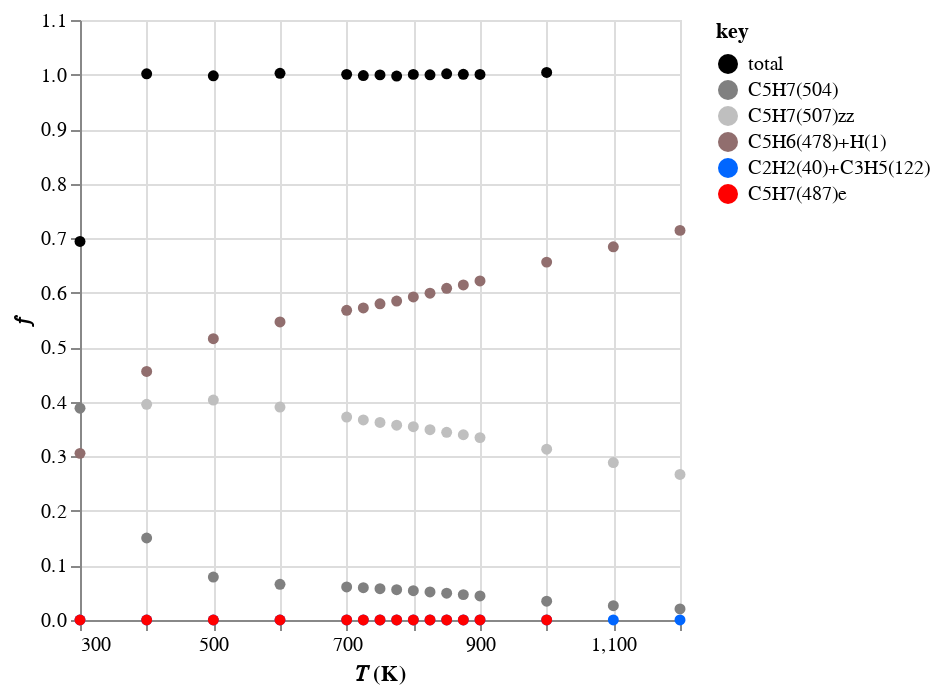
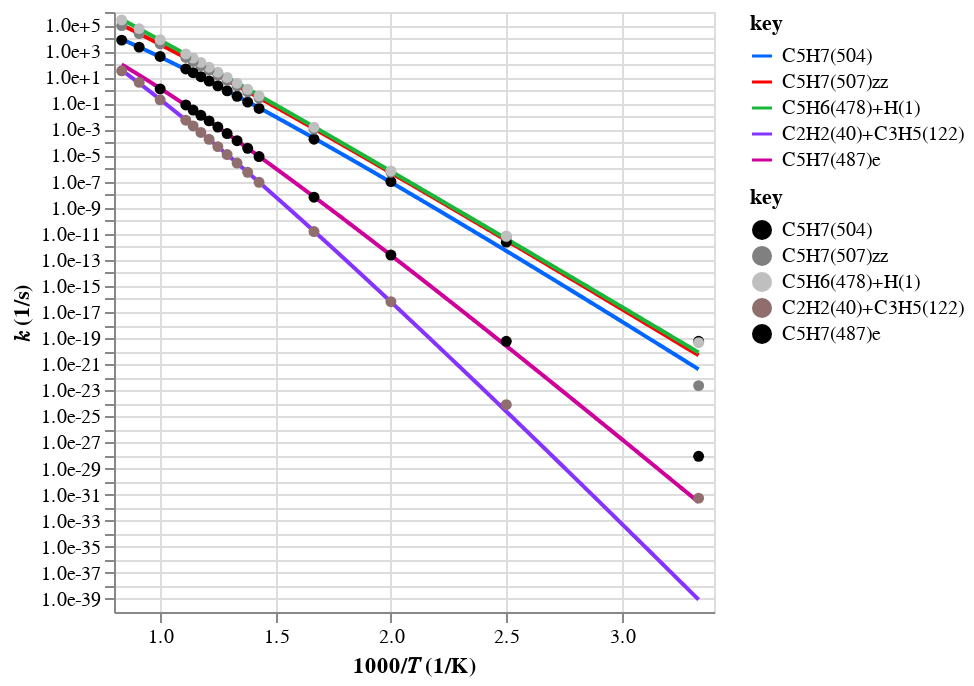
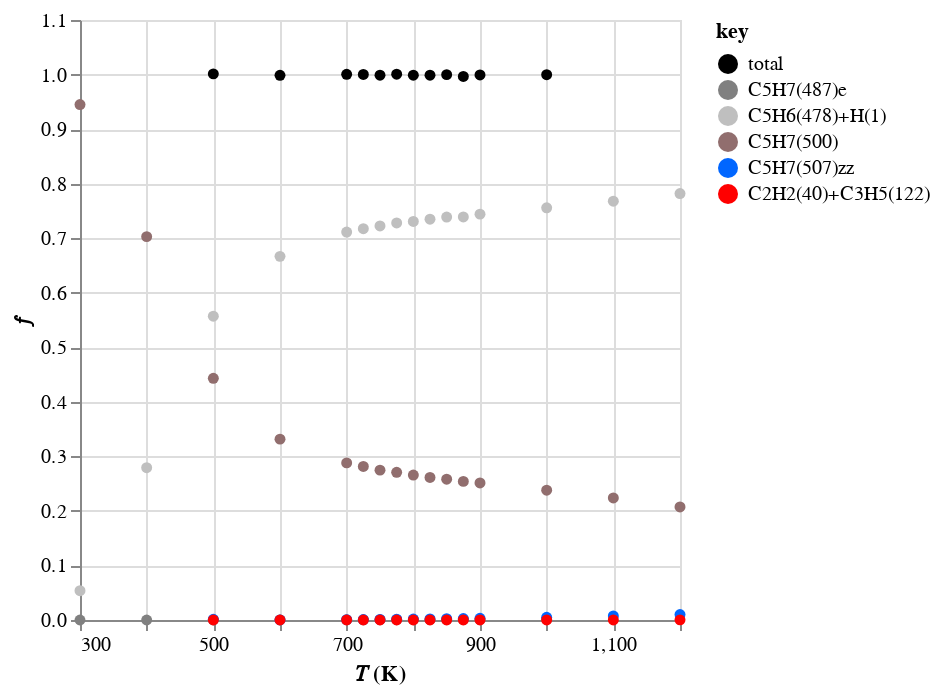
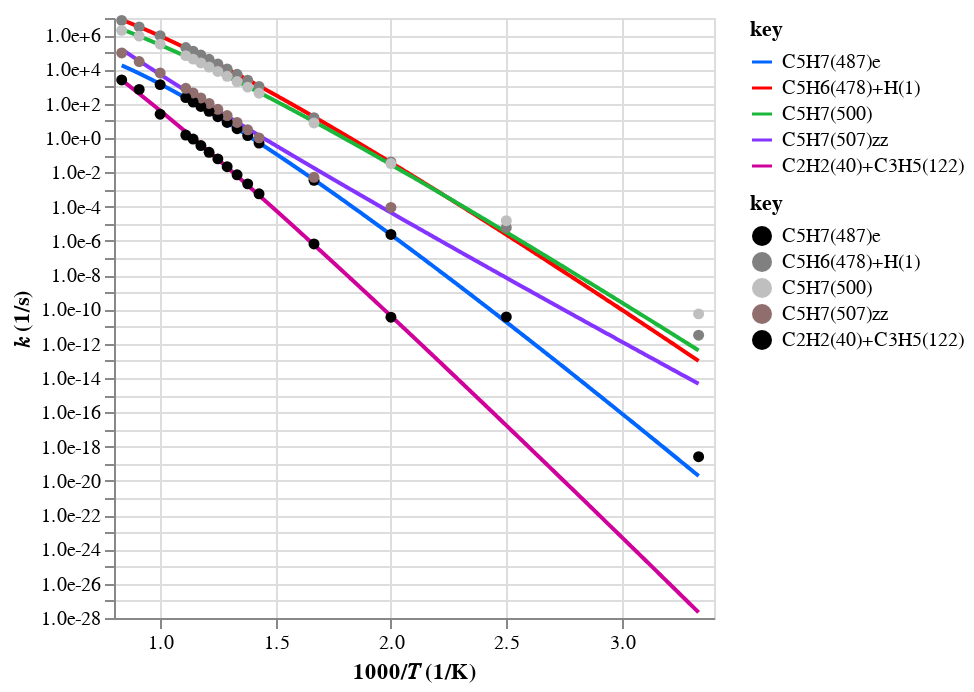

The notebook cell saved with these charts, in order:
### Code cell
from pathlib import Path

import automech as am
import polars as pl
from project_utilities import p_

T_range = (300, 1200)
open_browser = False
tag = "Z_mess_v0"
root_path = Path("..")

stoich = "C5H7"
reactants_list = [["C5H7(500)"], ["C5H7(504)"]]
# stoich = "C5H7O2"
# reactants_list = [["S(602)"], ["S(1206)r0"], ["S(1210)r0"], ["S(1209)r0"]]
# stoich = "C5H9"
# reactants_list = [["C5H9(553)"]]
# stoich = "C5H9O"
# reactants_list = [["C5H8(522)", "OH(4)"], ["C5H9O(852)r0"]]
# stoich = "C5H9O2"
# reactants_list = [["S(719)"], ["S(722)r0"], ["S(725)r0"], ["C5H8(522)", "HO2(8)"]]
# stoich = "C5H11O"
# reactants_list = [["CPT(563)", "OH(4)"]]
# stoich = "C5H11O2"
# reactants_list = [["CPT(563)", "HO2(8)"]]

calc_mech_json = p_.calculated_pes_mechanism(
    tag, stoich, "json", path=p_.data(root_path)
)
calc_mech = am.io.read(calc_mech_json)

if open_browser:
    disp_mech = calc_mech.model_copy(deep=True)
    disp_mech.reactions = disp_mech.reactions.filter(~pl.col("well_skipping"))
    am.display(disp_mech)

am.display_branching_fractions(
    calc_mech, T_range=T_range, P=1., reactants_list=reactants_list
)

### Figure 1 — Vega-Lite specification as saved in the notebook (floating-point values rounded to 4 significant figures)
{"config": {"view": {"continuousWidth": 300, "continuousHeight": 300}}, "data": {"name": "data-d4502fc543040b6926ea180d41ab7179"}, "mark": {"type": "point", "filled": true, "opacity": 1}, "encoding": {"color": {"field": "key", "scale": {"domain": ["total", "C5H7(504)", "C5H7(507)zz", "C5H6(478)+H(1)", "C2H2(40)+C3H5(122)", "C5H7(487)e"], "range": ["#000000", "#808080ff", "#bfbfbfff", "#916e6e", "#0066ff", "#ff0000"]}, "type": "nominal"}, "x": {"field": "x", "scale": {"zero": false}, "title": "𝑇 (K)", "type": "quantitative"}, "y": {"field": "value", "title": "𝑓", "type": "quantitative"}}, "transform": [{"fold": ["total", "C5H7(504)", "C5H7(507)zz", "C5H6(478)+H(1)", "C2H2(40)+C3H5(122)", "C5H7(487)e"]}], "$schema": "https://vega.github.io/schema/vega-lite/v5.20.1.json", "datasets": {"data-d4502fc543040b6926ea180d41ab7179": [{"x": 300.0, "total": 0.6939, "C5H7(504)": 0.3883, "C5H7(507)zz": 0.0001566, "C5H6(478)+H(1)": 0.3055, "C2H2(40)+C3H5(122)": 3.703e-13, "C5H7(487)e": 5.917e-10}, {"x": 400.0, "total": 1.001, "C5H7(504)": 0.1503, "C5H7(507)zz": 0.3954, "C5H6(478)+H(1)": 0.4556, "C2H2(40)+C3H5(122)": 5.212e-14, "C5H7(487)e": 3.742e-09}, {"x": 500.0, "total": 0.9976, "C5H7(504)": 0.07874, "C5H7(507)zz": 0.4031, "C5H6(478)+H(1)": 0.5157, "C2H2(40)+C3H5(122)": 4.858e-11, "C5H7(487)e": 1.843e-07}, {"x": 600.0, "total": 1.002, "C5H7(504)": 0.06543, "C5H7(507)zz": 0.3903, "C5H6(478)+H(1)": 0.5465, "C2H2(40)+C3H5(122)": 5.502e-09, "C5H7(487)e": 2.357e-06}, {"x": 700.0, "total": 1.0, "C5H7(504)": 0.06054, "C5H7(507)zz": 0.372, "C5H6(478)+H(1)": 0.5678, "C2H2(40)+C3H5(122)": 1.322e-07, "C5H7(487)e": 1.244e-05}, {"x": 725.0, "total": 0.9981, "C5H7(504)": 0.05913, "C5H7(507)zz": 0.3668, "C5H6(478)+H(1)": 0.5721, "C2H2(40)+C3H5(122)": 2.462e-07, "C5H7(487)e": 1.707e-05}, {"x": 750.0, "total": 0.9994, "C5H7(504)": 0.05748, "C5H7(507)zz": 0.3621, "C5H6(478)+H(1)": 0.5797, "C2H2(40)+C3H5(122)": 4.336e-07, "C5H7(487)e": 2.276e-05}, {"x": 775.0, "total": 0.9973, "C5H7(504)": 0.05552, "C5H7(507)zz": 0.3571, "C5H6(478)+H(1)": 0.5847, "C2H2(40)+C3H5(122)": 7.239e-07, "C5H7(487)e": 2.933e-05}, {"x": 800.0, "total": 1.0, "C5H7(504)": 0.05364, "C5H7(507)zz": 0.3544, "C5H6(478)+H(1)": 0.5922, "C2H2(40)+C3H5(122)": 1.163e-06, "C5H7(487)e": 3.689e-05}, {"x": 825.0, "total": 0.9995, "C5H7(504)": 0.05137, "C5H7(507)zz": 0.3489, "C5H6(478)+H(1)": 0.5992, "C2H2(40)+C3H5(122)": 1.78e-06, "C5H7(487)e": 4.568e-05}, {"x": 850.0, "total": 1.001, "C5H7(504)": 0.0491, "C5H7(507)zz": 0.3441, "C5H6(478)+H(1)": 0.6081, "C2H2(40)+C3H5(122)": 2.649e-06, "C5H7(487)e": 5.45e-05}, {"x": 875.0, "total": 1.0, "C5H7(504)": 0.04654, "C5H7(507)zz": 0.3396, "C5H6(478)+H(1)": 0.6143, "C2H2(40)+C3H5(122)": 3.836e-06, "C5H7(487)e": 6.352e-05}, {"x": 900.0, "total": 1.0, "C5H7(504)": 0.04407, "C5H7(507)zz": 0.3344, "C5H6(478)+H(1)": 0.6217, "C2H2(40)+C3H5(122)": 5.215e-06, "C5H7(487)e": 7.648e-05}, {"x": 1000.0, "total": 1.004, "C5H7(504)": 0.03439, "C5H7(507)zz": 0.3132, "C5H6(478)+H(1)": 0.6561, "C2H2(40)+C3H5(122)": 1.632e-05, "C5H7(487)e": 0.0001123}, {"x": 1100.0, "total": null, "C5H7(504)": 0.02616, "C5H7(507)zz": 0.2887, "C5H6(478)+H(1)": 0.6843, "C2H2(40)+C3H5(122)": 5.18e-05, "C5H7(487)e": null}, {"x": 1200.0, "total": null, "C5H7(504)": 0.02038, "C5H7(507)zz": 0.2668, "C5H6(478)+H(1)": 0.7143, "C2H2(40)+C3H5(122)": 9.096e-05, "C5H7(487)e": null}]}}

### Figure 2 — Vega-Lite specification as saved in the notebook (floating-point values rounded to 4 significant figures; data arrays with more than 128 entries replaced by an {"elided": "..."} marker saying what was removed)
{"config": {"view": {"continuousWidth": 300, "continuousHeight": 300}}, "layer": [{"data": {"name": "data-8888dd0b9b1130d9ff60cb049c37ff79"}, "mark": {"type": "line"}, "encoding": {"color": {"field": "key", "scale": {"domain": ["C5H7(504)", "C5H7(507)zz", "C5H6(478)+H(1)", "C2H2(40)+C3H5(122)", "C5H7(487)e"], "range": ["#0066ff", "#ff0000", "#1ab73a", "#8533ff", "#d0009a"]}, "type": "nominal"}, "x": {"field": "x", "scale": {"zero": false}, "title": "1000/𝑇 (1/K)", "type": "quantitative"}, "y": {"axis": {"format": ".1e", "values": [1e-39, 1e-38, 1e-37, 1e-36, 1e-35, 1e-34, 1e-33, 1e-32, 1e-31, 1e-30, 1e-29, 1e-28, 1e-27, 1e-26, 1e-25, 1e-24, 1e-23, 1e-22, 1e-21, 1e-20, 1e-19, 1e-18, 1e-17, 1e-16, 1e-15, 1e-14, 1e-13, 1e-12, 1e-11, 1e-10, 1e-09, 1e-08, 1e-07, 1e-06, 1e-05, 0.0001, 0.001, 0.01, 0.1, 1, 10, 100, 1000, 10000, 100000, 1000000]}, "field": "value", "scale": {"type": "log"}, "title": "𝑘 (1/s)", "type": "quantitative"}}, "transform": [{"fold": ["C5H7(504)", "C5H7(507)zz", "C5H6(478)+H(1)", "C2H2(40)+C3H5(122)", "C5H7(487)e"]}]}, {"data": {"name": "data-8fe3ad779a8e1d1a5929d40d78f5b2fa"}, "mark": {"type": "point", "filled": true, "opacity": 1}, "encoding": {"color": {"field": "key", "scale": {"domain": ["C5H7(504)", "C5H7(507)zz", "C5H6(478)+H(1)", "C2H2(40)+C3H5(122)", "C5H7(487)e"], "range": ["#000000", "#808080ff", "#bfbfbfff", "#916e6e", "#000000"]}, "type": "nominal"}, "x": {"field": "x", "scale": {"zero": false}, "title": "1000/𝑇 (1/K)", "type": "quantitative"}, "y": {"axis": {"format": ".1e", "values": [1e-31, 1e-30, 1e-29, 1e-28, 1e-27, 1e-26, 1e-25, 1e-24, 1e-23, 1e-22, 1e-21, 1e-20, 1e-19, 1e-18, 1e-17, 1e-16, 1e-15, 1e-14, 1e-13, 1e-12, 1e-11, 1e-10, 1e-09, 1e-08, 1e-07, 1e-06, 1e-05, 0.0001, 0.001, 0.01, 0.1, 1, 10, 100, 1000, 10000, 100000, 1000000]}, "field": "value", "scale": {"type": "log"}, "title": "𝑘 (1/s)", "type": "quantitative"}}, "transform": [{"fold": ["C5H7(504)", "C5H7(507)zz", "C5H6(478)+H(1)", "C2H2(40)+C3H5(122)", "C5H7(487)e"]}]}], "resolve": {"scale": {"color": "independent"}}, "$schema": "https://vega.github.io/schema/vega-lite/v5.20.1.json", "datasets": {"data-8888dd0b9b1130d9ff60cb049c37ff79": {"elided": "1000 records"}, "data-8fe3ad779a8e1d1a5929d40d78f5b2fa": [{"x": 3.333, "C5H7(504)": 5.63e-20, "C5H7(507)zz": 2.27e-23, "C5H6(478)+H(1)": 4.43e-20, "C2H2(40)+C3H5(122)": 5.37e-32, "C5H7(487)e": 8.58e-29}, {"x": 2.5, "C5H7(504)": 2.27e-12, "C5H7(507)zz": 5.97e-12, "C5H6(478)+H(1)": 6.88e-12, "C2H2(40)+C3H5(122)": 7.87e-25, "C5H7(487)e": 5.65e-20}, {"x": 2.0, "C5H7(504)": 1e-07, "C5H7(507)zz": 5.12e-07, "C5H6(478)+H(1)": 6.55e-07, "C2H2(40)+C3H5(122)": 6.17e-17, "C5H7(487)e": 2.34e-13}, {"x": 1.667, "C5H7(504)": 0.000176, "C5H7(507)zz": 0.00105, "C5H6(478)+H(1)": 0.00147, "C2H2(40)+C3H5(122)": 1.48e-11, "C5H7(487)e": 6.34e-09}, {"x": 1.429, "C5H7(504)": 0.0402, "C5H7(507)zz": 0.247, "C5H6(478)+H(1)": 0.377, "C2H2(40)+C3H5(122)": 8.78e-08, "C5H7(487)e": 8.26e-06}, {"x": 1.379, "C5H7(504)": 0.123, "C5H7(507)zz": 0.763, "C5H6(478)+H(1)": 1.19, "C2H2(40)+C3H5(122)": 5.12e-07, "C5H7(487)e": 3.55e-05}, {"x": 1.333, "C5H7(504)": 0.346, "C5H7(507)zz": 2.18, "C5H6(478)+H(1)": 3.49, "C2H2(40)+C3H5(122)": 2.61e-06, "C5H7(487)e": 0.000137}, {"x": 1.29, "C5H7(504)": 0.905, "C5H7(507)zz": 5.82, "C5H6(478)+H(1)": 9.53, "C2H2(40)+C3H5(122)": 1.18e-05, "C5H7(487)e": 0.000478}, {"x": 1.25, "C5H7(504)": 2.21, "C5H7(507)zz": 14.6, "C5H6(478)+H(1)": 24.4, "C2H2(40)+C3H5(122)": 4.79e-05, "C5H7(487)e": 0.00152}, {"x": 1.212, "C5H7(504)": 5.05, "C5H7(507)zz": 34.3, "C5H6(478)+H(1)": 58.9, "C2H2(40)+C3H5(122)": 0.000175, "C5H7(487)e": 0.00449}, {"x": 1.176, "C5H7(504)": 10.9, "C5H7(507)zz": 76.4, "C5H6(478)+H(1)": 135.0, "C2H2(40)+C3H5(122)": 0.000588, "C5H7(487)e": 0.0121}, {"x": 1.143, "C5H7(504)": 22.2, "C5H7(507)zz": 162.0, "C5H6(478)+H(1)": 293.0, "C2H2(40)+C3H5(122)": 0.00183, "C5H7(487)e": 0.0303}, {"x": 1.111, "C5H7(504)": 43.1, "C5H7(507)zz": 327.0, "C5H6(478)+H(1)": 608.0, "C2H2(40)+C3H5(122)": 0.0051, "C5H7(487)e": 0.0748}, {"x": 1.0, "C5H7(504)": 392.0, "C5H7(507)zz": 3570.0, "C5H6(478)+H(1)": 7480.0, "C2H2(40)+C3H5(122)": 0.186, "C5H7(487)e": 1.28}, {"x": 0.9091, "C5H7(504)": 2030.0, "C5H7(507)zz": 22400.0, "C5H6(478)+H(1)": 53100.0, "C2H2(40)+C3H5(122)": 4.02, "C5H7(487)e": null}, {"x": 0.8333, "C5H7(504)": 6990.0, "C5H7(507)zz": 91500.0, "C5H6(478)+H(1)": 245000.0, "C2H2(40)+C3H5(122)": 31.2, "C5H7(487)e": null}]}}

### Figure 3 — Vega-Lite specification as saved in the notebook (floating-point values rounded to 4 significant figures)
{"config": {"view": {"continuousWidth": 300, "continuousHeight": 300}}, "data": {"name": "data-cbb088073fc4da968f5bb7a11d5dfd33"}, "mark": {"type": "point", "filled": true, "opacity": 1}, "encoding": {"color": {"field": "key", "scale": {"domain": ["total", "C5H7(487)e", "C5H6(478)+H(1)", "C5H7(500)", "C5H7(507)zz", "C2H2(40)+C3H5(122)"], "range": ["#000000", "#808080ff", "#bfbfbfff", "#916e6e", "#0066ff", "#ff0000"]}, "type": "nominal"}, "x": {"field": "x", "scale": {"zero": false}, "title": "𝑇 (K)", "type": "quantitative"}, "y": {"field": "value", "title": "𝑓", "type": "quantitative"}}, "transform": [{"fold": ["total", "C5H7(487)e", "C5H6(478)+H(1)", "C5H7(500)", "C5H7(507)zz", "C2H2(40)+C3H5(122)"]}], "$schema": "https://vega.github.io/schema/vega-lite/v5.20.1.json", "datasets": {"data-cbb088073fc4da968f5bb7a11d5dfd33": [{"x": 300.0, "total": null, "C5H7(487)e": 4.441e-09, "C5H6(478)+H(1)": 0.0537, "C5H7(500)": 0.9449, "C5H7(507)zz": null, "C2H2(40)+C3H5(122)": null}, {"x": 400.0, "total": null, "C5H7(487)e": 1.726e-06, "C5H6(478)+H(1)": 0.2792, "C5H7(500)": 0.7028, "C5H7(507)zz": null, "C2H2(40)+C3H5(122)": null}, {"x": 500.0, "total": 1.001, "C5H7(487)e": 3.251e-05, "C5H6(478)+H(1)": 0.5569, "C5H7(500)": 0.4431, "C5H7(507)zz": 0.001226, "C2H2(40)+C3H5(122)": 4.801e-10}, {"x": 600.0, "total": 0.9986, "C5H7(487)e": 0.0001496, "C5H6(478)+H(1)": 0.6667, "C5H7(500)": 0.3316, "C5H7(507)zz": 0.0002228, "C2H2(40)+C3H5(122)": 2.895e-08}, {"x": 700.0, "total": 1.0, "C5H7(487)e": 0.0003577, "C5H6(478)+H(1)": 0.7113, "C5H7(500)": 0.288, "C5H7(507)zz": 0.0007183, "C2H2(40)+C3H5(122)": 3.93e-07}, {"x": 725.0, "total": 1.0, "C5H7(487)e": 0.0004195, "C5H6(478)+H(1)": 0.7173, "C5H7(500)": 0.2815, "C5H7(507)zz": 0.0009088, "C2H2(40)+C3H5(122)": 6.413e-07}, {"x": 750.0, "total": 0.9988, "C5H7(487)e": 0.000484, "C5H6(478)+H(1)": 0.7225, "C5H7(500)": 0.2748, "C5H7(507)zz": 0.00113, "C2H2(40)+C3H5(122)": 9.902e-07}, {"x": 775.0, "total": 1.001, "C5H7(487)e": 0.000551, "C5H6(478)+H(1)": 0.7279, "C5H7(500)": 0.2707, "C5H7(507)zz": 0.001381, "C2H2(40)+C3H5(122)": 1.442e-06}, {"x": 800.0, "total": 0.9988, "C5H7(487)e": 0.0006119, "C5H6(478)+H(1)": 0.7308, "C5H7(500)": 0.2657, "C5H7(507)zz": 0.001661, "C2H2(40)+C3H5(122)": 2.115e-06}, {"x": 825.0, "total": 0.9989, "C5H7(487)e": 0.0006837, "C5H6(478)+H(1)": 0.7348, "C5H7(500)": 0.2614, "C5H7(507)zz": 0.00197, "C2H2(40)+C3H5(122)": 2.765e-06}, {"x": 850.0, "total": 0.9998, "C5H7(487)e": 0.0007441, "C5H6(478)+H(1)": 0.7387, "C5H7(500)": 0.2581, "C5H7(507)zz": 0.002323, "C2H2(40)+C3H5(122)": 3.903e-06}, {"x": 875.0, "total": 0.9965, "C5H7(487)e": 0.0007962, "C5H6(478)+H(1)": 0.7389, "C5H7(500)": 0.2541, "C5H7(507)zz": 0.002694, "C2H2(40)+C3H5(122)": 5.535e-06}, {"x": 900.0, "total": 0.9993, "C5H7(487)e": 0.0008898, "C5H6(478)+H(1)": 0.7441, "C5H7(500)": 0.2512, "C5H7(507)zz": 0.003106, "C2H2(40)+C3H5(122)": 5.827e-06}, {"x": 1000.0, "total": 0.9996, "C5H7(487)e": 0.001048, "C5H6(478)+H(1)": 0.7556, "C5H7(500)": 0.2379, "C5H7(507)zz": 0.005016, "C2H2(40)+C3H5(122)": 1.984e-05}, {"x": 1100.0, "total": null, "C5H7(487)e": null, "C5H6(478)+H(1)": 0.7679, "C5H7(500)": 0.2237, "C5H7(507)zz": 0.007372, "C2H2(40)+C3H5(122)": 0.000175}, {"x": 1200.0, "total": null, "C5H7(487)e": null, "C5H6(478)+H(1)": 0.7819, "C5H7(500)": 0.2072, "C5H7(507)zz": 0.01004, "C2H2(40)+C3H5(122)": 0.0002661}]}}

### Figure 4 — Vega-Lite specification as saved in the notebook (floating-point values rounded to 4 significant figures; data arrays with more than 128 entries replaced by an {"elided": "..."} marker saying what was removed)
{"config": {"view": {"continuousWidth": 300, "continuousHeight": 300}}, "layer": [{"data": {"name": "data-09c99b7a55bfe5230913a3890dae3067"}, "mark": {"type": "line"}, "encoding": {"color": {"field": "key", "scale": {"domain": ["C5H7(487)e", "C5H6(478)+H(1)", "C5H7(500)", "C5H7(507)zz", "C2H2(40)+C3H5(122)"], "range": ["#0066ff", "#ff0000", "#1ab73a", "#8533ff", "#d0009a"]}, "type": "nominal"}, "x": {"field": "x", "scale": {"zero": false}, "title": "1000/𝑇 (1/K)", "type": "quantitative"}, "y": {"axis": {"format": ".1e", "values": [1e-28, 1e-27, 1e-26, 1e-25, 1e-24, 1e-23, 1e-22, 1e-21, 1e-20, 1e-19, 1e-18, 1e-17, 1e-16, 1e-15, 1e-14, 1e-13, 1e-12, 1e-11, 1e-10, 1e-09, 1e-08, 1e-07, 1e-06, 1e-05, 0.0001, 0.001, 0.01, 0.1, 1, 10, 100, 1000, 10000, 100000, 1000000, 10000000, 100000000]}, "field": "value", "scale": {"type": "log"}, "title": "𝑘 (1/s)", "type": "quantitative"}}, "transform": [{"fold": ["C5H7(487)e", "C5H6(478)+H(1)", "C5H7(500)", "C5H7(507)zz", "C2H2(40)+C3H5(122)"]}]}, {"data": {"name": "data-4fe2a6448b6244d97a09f2909cfd5f3c"}, "mark": {"type": "point", "filled": true, "opacity": 1}, "encoding": {"color": {"field": "key", "scale": {"domain": ["C5H7(487)e", "C5H6(478)+H(1)", "C5H7(500)", "C5H7(507)zz", "C2H2(40)+C3H5(122)"], "range": ["#000000", "#808080ff", "#bfbfbfff", "#916e6e", "#000000"]}, "type": "nominal"}, "x": {"field": "x", "scale": {"zero": false}, "title": "1000/𝑇 (1/K)", "type": "quantitative"}, "y": {"axis": {"format": ".1e", "values": [1e-19, 1e-18, 1e-17, 1e-16, 1e-15, 1e-14, 1e-13, 1e-12, 1e-11, 1e-10, 1e-09, 1e-08, 1e-07, 1e-06, 1e-05, 0.0001, 0.001, 0.01, 0.1, 1, 10, 100, 1000, 10000, 100000, 1000000, 10000000, 100000000]}, "field": "value", "scale": {"type": "log"}, "title": "𝑘 (1/s)", "type": "quantitative"}}, "transform": [{"fold": ["C5H7(487)e", "C5H6(478)+H(1)", "C5H7(500)", "C5H7(507)zz", "C2H2(40)+C3H5(122)"]}]}], "resolve": {"scale": {"color": "independent"}}, "$schema": "https://vega.github.io/schema/vega-lite/v5.20.1.json", "datasets": {"data-09c99b7a55bfe5230913a3890dae3067": {"elided": "1000 records"}, "data-4fe2a6448b6244d97a09f2909cfd5f3c": [{"x": 3.333, "C5H7(487)e": 2.58e-19, "C5H6(478)+H(1)": 3.12e-12, "C5H7(500)": 5.49e-11, "C5H7(507)zz": null, "C2H2(40)+C3H5(122)": null}, {"x": 2.5, "C5H7(487)e": 3.66e-11, "C5H6(478)+H(1)": 5.92e-06, "C5H7(500)": 1.49e-05, "C5H7(507)zz": null, "C2H2(40)+C3H5(122)": null}, {"x": 2.0, "C5H7(487)e": 2.37e-06, "C5H6(478)+H(1)": 0.0406, "C5H7(500)": 0.0323, "C5H7(507)zz": 8.94e-05, "C2H2(40)+C3H5(122)": 3.5e-11}, {"x": 1.667, "C5H7(487)e": 0.00341, "C5H6(478)+H(1)": 15.2, "C5H7(500)": 7.56, "C5H7(507)zz": 0.00508, "C2H2(40)+C3H5(122)": 6.6e-07}, {"x": 1.429, "C5H7(487)e": 0.508, "C5H6(478)+H(1)": 1010.0, "C5H7(500)": 409.0, "C5H7(507)zz": 1.02, "C2H2(40)+C3H5(122)": 0.000558}, {"x": 1.379, "C5H7(487)e": 1.38, "C5H6(478)+H(1)": 2360.0, "C5H7(500)": 926.0, "C5H7(507)zz": 2.99, "C2H2(40)+C3H5(122)": 0.00211}, {"x": 1.333, "C5H7(487)e": 3.47, "C5H6(478)+H(1)": 5180.0, "C5H7(500)": 1970.0, "C5H7(507)zz": 8.1, "C2H2(40)+C3H5(122)": 0.0071}, {"x": 1.29, "C5H7(487)e": 8.1, "C5H6(478)+H(1)": 10700.0, "C5H7(500)": 3980.0, "C5H7(507)zz": 20.3, "C2H2(40)+C3H5(122)": 0.0212}, {"x": 1.25, "C5H7(487)e": 17.5, "C5H6(478)+H(1)": 20900.0, "C5H7(500)": 7600.0, "C5H7(507)zz": 47.5, "C2H2(40)+C3H5(122)": 0.0605}, {"x": 1.212, "C5H7(487)e": 36.1, "C5H6(478)+H(1)": 38800.0, "C5H7(500)": 13800.0, "C5H7(507)zz": 104.0, "C2H2(40)+C3H5(122)": 0.146}, {"x": 1.176, "C5H7(487)e": 69.2, "C5H6(478)+H(1)": 68700.0, "C5H7(500)": 24000.0, "C5H7(507)zz": 216.0, "C2H2(40)+C3H5(122)": 0.363}, {"x": 1.143, "C5H7(487)e": 125.0, "C5H6(478)+H(1)": 116000.0, "C5H7(500)": 39900.0, "C5H7(507)zz": 423.0, "C2H2(40)+C3H5(122)": 0.869}, {"x": 1.111, "C5H7(487)e": 226.0, "C5H6(478)+H(1)": 189000.0, "C5H7(500)": 63800.0, "C5H7(507)zz": 789.0, "C2H2(40)+C3H5(122)": 1.48}, {"x": 1.0, "C5H7(487)e": 1300.0, "C5H6(478)+H(1)": 937000.0, "C5H7(500)": 295000.0, "C5H7(507)zz": 6220.0, "C2H2(40)+C3H5(122)": 24.6}, {"x": 0.9091, "C5H7(487)e": null, "C5H6(478)+H(1)": 3010000.0, "C5H7(500)": 877000.0, "C5H7(507)zz": 28900.0, "C2H2(40)+C3H5(122)": 686.0}, {"x": 0.8333, "C5H7(487)e": null, "C5H6(478)+H(1)": 7170000.0, "C5H7(500)": 1900000.0, "C5H7(507)zz": 92100.0, "C2H2(40)+C3H5(122)": 2440.0}]}}
